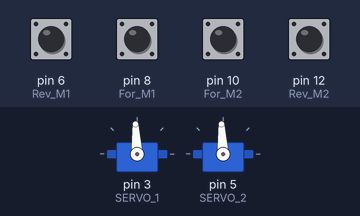
A sketch run on a simulated Arduino Uno, built with avr-gcc and run on an emulated ATmega328P. Parts: 2 × servo. Inputs (shaded band) come from the test bench; at power-on: pin 6 (Rev_M1), pin 8 (For_M1), pin 10 (For_M2), pin 12 (Rev_M2) HIGH.

Above: at 1.2 s.
1.3 s: pin 6 (Rev_M1) pulled LOW for 0.15 s
At 1.37 s:
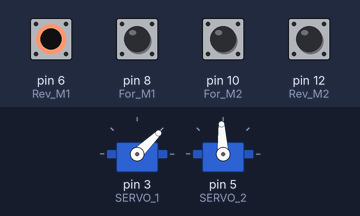
2.9 s: pin 8 (For_M1) pulled LOW for 0.15 s
At 2.97 s:
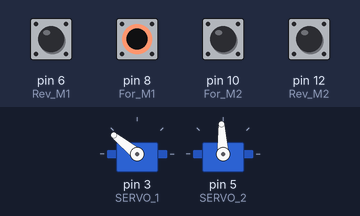
4.5 s: pin 10 (For_M2) pulled LOW for 0.15 s
At 4.57 s:
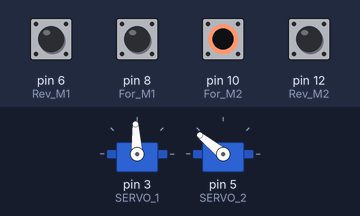
6.1 s: pin 12 (Rev_M2) pulled LOW for 0.15 s
At 6.17 s:
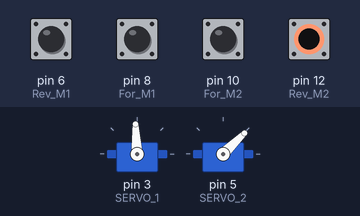
7.7 s: pin 6 (Rev_M1) driven LOW and pin 10 (For_M2) driven LOW
At 8.9 s:
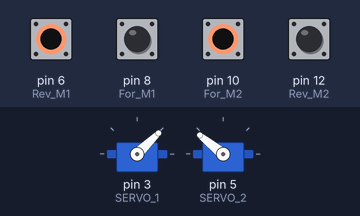
9.2 s: pin 8 (For_M1) pulled LOW for 1 s
At 10.0 s:
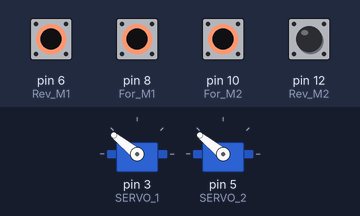
Timing chart, 0 to 12.2 s (numbered marks = the images above; inputs shaded):
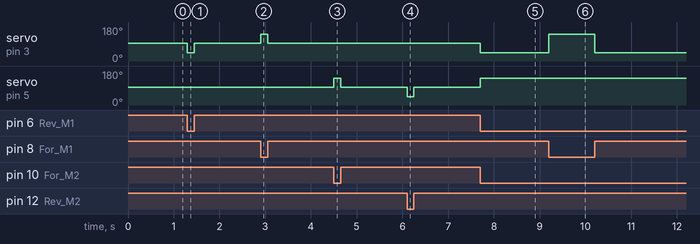

The sketch:

RobotCart.ino
```cpp
#include <Servo.h>

//Define Buttons
const int For_M1 = 8; //Rotate m1 cw
const int Rev_M1 = 6; //Rotate m2 ccw
const int For_M2 = 10; //Rotate m2 cw
const int Rev_M2 = 12; //rotate m2 ccw

const int SERVO_1 = 3;
const int SERVO_2 = 5;

Servo servo1;
Servo servo2;

//Comment out to disable debug messages
#define DEBUG

//Comment out to select spark motor controller constants
//#define JAGUAR

#ifdef JAGUAR
//Jagaur
//https://github.com/wpilibsuite/allwpilib/blob/ed1a94531a6aa14617b74bc5139817c0529faf54/wpilibc/athena/src/Jaguar.cpp
const float MIN_REVERSE = 1448.0;
const float FULL_REVERSE = 685.0;
const float MIN_FORWARD = 1552.0;
const float MAX_FORWARD = 2302.0;
const float NEUTRAL = 1450;
#else
//Spark constants
//TODO, need to tune the following constants
//https://github.com/wpilibsuite/allwpilib/blob/ed1a94531a6aa14617b74bc5139817c0529faf54/wpilibc/athena/src/Spark.cpp
const float MIN_REVERSE = 1460.0;
const float FULL_REVERSE = 999.0;
const float MIN_FORWARD = 1550.0;
const float MAX_FORWARD = 2003;
const float NEUTRAL = 1500;
#endif


void writeMotor(Servo &s, float speed) {
  if(speed > 0.001) {
     //Forward
    int out = (MAX_FORWARD-MIN_FORWARD)*speed+MIN_FORWARD;
    s.writeMicroseconds(out);

#ifdef DEBUG
    Serial.print("FOut:");
    Serial.println(out);
#endif
  } else if(speed < -0.001) {
    //Reverse
    int out = (FULL_REVERSE-MIN_REVERSE)*abs(speed)+MIN_REVERSE;
    s.writeMicroseconds(out);

#ifdef DEBUG
    Serial.print("BOut:");
    Serial.println(out);
#endif
  } else {
    //Nuetral
    s.writeMicroseconds(NEUTRAL);
  }
}

void setup() {
	servo1.attach(SERVO_1);
	servo2.attach(SERVO_2);

	pinMode(For_M1, INPUT);
	digitalWrite(For_M1, HIGH); // connect internal pull-up

	pinMode(Rev_M1, INPUT);
	digitalWrite(Rev_M1, HIGH); // connect internal pull-up

	pinMode(For_M2, INPUT);
	digitalWrite(For_M2, HIGH); // connect internal pull-up

	pinMode(Rev_M2, INPUT);
	digitalWrite(Rev_M2, HIGH); // connect internal pull-up
}

float m1 = 1;
float m2 = 1;

void loop() {
	int fM1State = digitalRead(For_M1);
	if (fM1State == LOW){
		writeMotor(servo1, m1);
	} else {
		int rM1State = digitalRead(Rev_M1);
		if (rM1State == LOW){
			writeMotor(servo1, -m1);
		} else {
			writeMotor(servo1, 0);
		}
	}

	int fM2State = digitalRead(For_M2);
	if (fM2State == LOW){
		writeMotor(servo2, m2);
	} else {
		int rM2State = digitalRead(Rev_M2);
		if (rM2State == LOW){
			writeMotor(servo2, -m2);
		} else {
			writeMotor(servo2, 0);
		}
	}
}
```

Measured:
- after the input at 1.3 s, servo on pin 3 (SERVO_1): 93° → 44° at once, → 93° 0.15 s later
- after the input at 2.9 s, servo on pin 3 (SERVO_1): 93° → 141° at once, → 93° 0.15 s later
- after the input at 4.5 s, servo on pin 5 (SERVO_2): 93° → 141° at once, → 93° 0.15 s later
- after the input at 6.1 s, servo on pin 5 (SERVO_2): 93° → 44° at once, → 93° 0.15 s later
- after the input at 7.7 s, servo on pin 3 (SERVO_1): 93° → 44° at once; servo on pin 5 (SERVO_2): 93° → 141° at once
- after the input at 9.2 s, servo on pin 3 (SERVO_1): 44° → 141° at once, → 44° 1.0 s later
